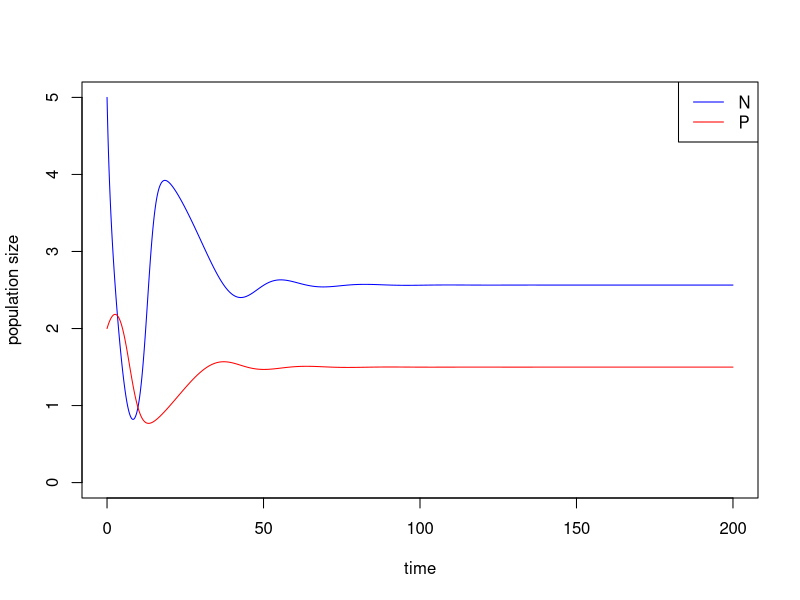
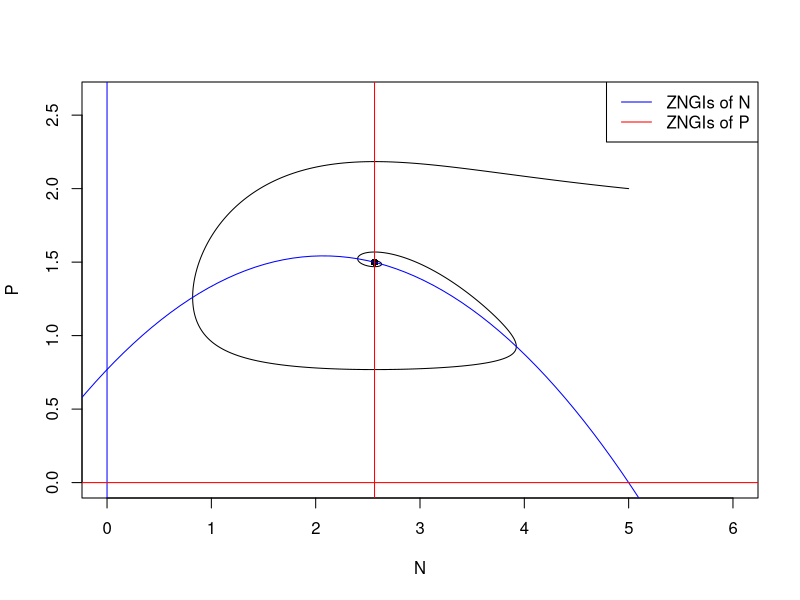
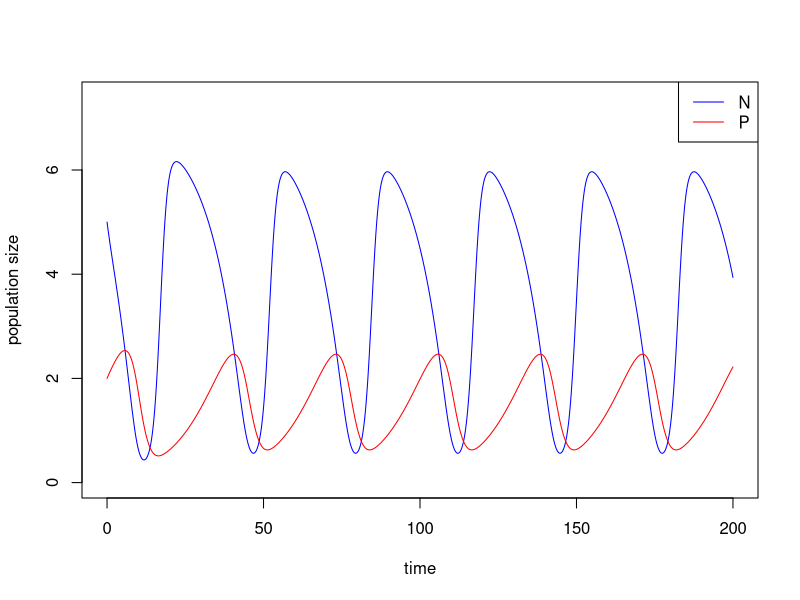
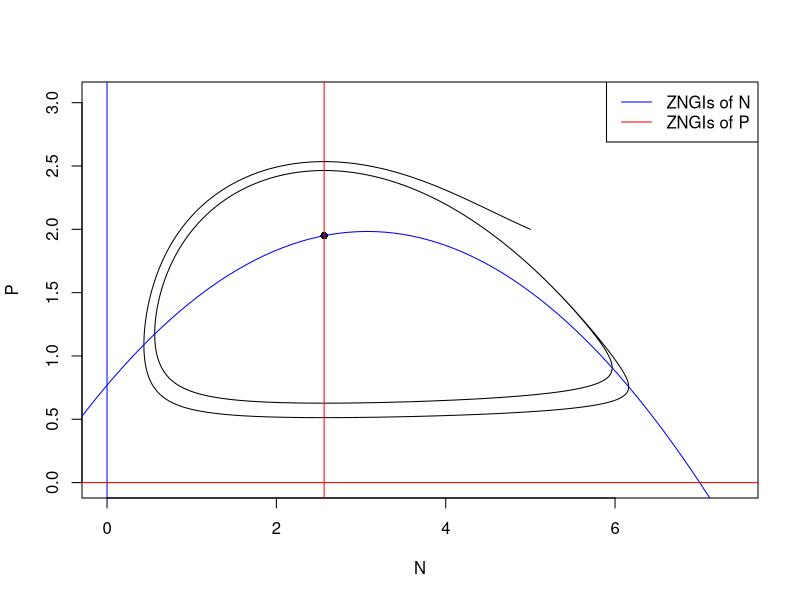
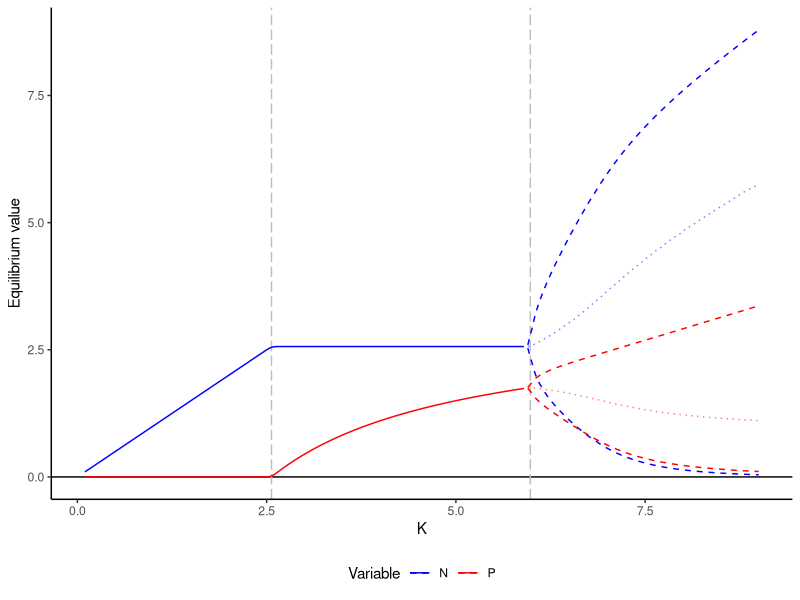
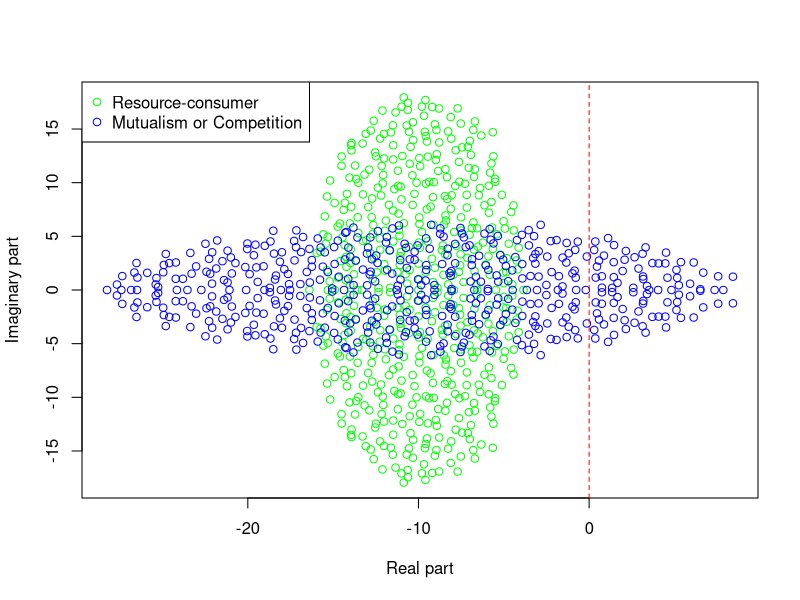
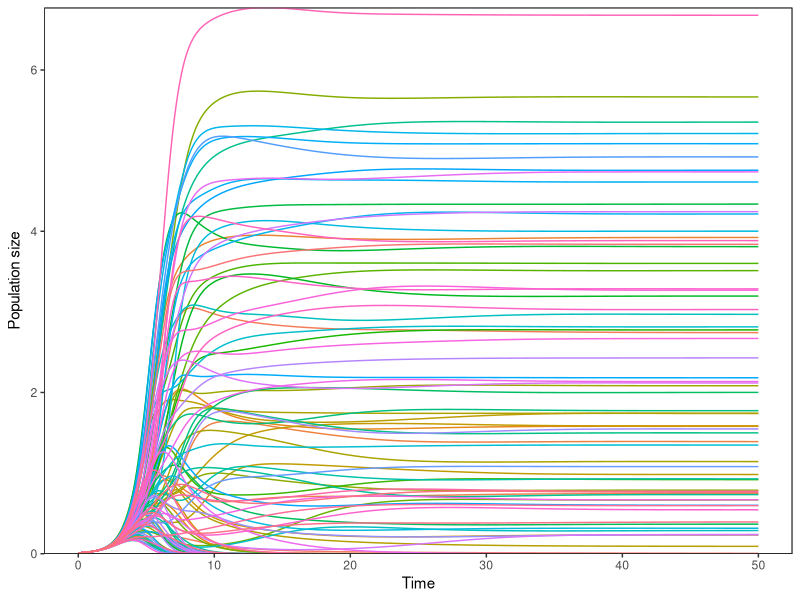

Write R code to recreate these figures, in order.
## ---- chunk 1
library(deSolve)

### Model specification
RM_predation_model <- function(times, state, parms) {
  with(as.list(c(state, parms)), {
    dN_dt = r*N*(1-(N/K))-(a*N/(1+a*h*N))*P
    dP_dt = e*(a*N/(1+a*h*N))*P-d*P
    return(list(c(dN_dt, dP_dt)))  
  })
}

### Model parameters
times <- seq(0, 200, by = 0.01)  
state <- c(N = 5, P = 2)  
parms <- c(r = 1.0, K = 5.0, a = 1.3, h = 0.9, e = 0.6, d = 0.5) 

### Model application
pop_size <- ode(func = RM_predation_model, times = times, y = state, parms = parms)

### equilibrium
E_np <- with(as.list(parms), 
             c(N = d/(a*(e-d*h)),
               P = r/a*(1-d/(a*(e-d*h))/K)*(1+a*h*d/(a*(e-d*h)))))


### Visualize the population dynamics
# population trajectories
plot(c(0, max(times)), c(0, max(pop_size[, c("N", "P")])), type = "n", xlab = "time", ylab = "population size")
lines(N ~ time, data = pop_size, col = "blue") # dynamics of N
lines(P ~ time, data = pop_size, col = "red") # dynamics of P
legend("topright", legend = c("N", "P"), col = c("blue", "red"), lty = 1)

# state-space diagram
max_P <- max(pop_size[ ,"P"])
max_N <- max(pop_size[ ,"N"])
plot(P ~ N, data = pop_size, type = "l", xlim = c(0, max_N*1.2), ylim = c(0, max_P*1.2))
points(E_np["P"] ~ E_np["N"], pch = 16) # equilibrium 
with(as.list(parms), {
  # ZNGIs of N
  abline(v = 0, col = "blue")
  curve(r/a*(1-x/K)*(1+a*h*x), from = -2, to = K+2, col = "blue", add = T)
  # ZNGIs of P
  abline(h = 0, col = "red")
  abline(v = d/(a*(e-d*h)), col = "red")
  }) 
legend("topright", legend = c("ZNGIs of N", "ZNGIs of P"), col = c("blue", "red"), lty = 1)
## ---- chunk 2
### Model parameters
times <- seq(0, 200, by = 0.01)  
state <- c(N = 5, P = 2)  
parms <- c(r = 1.0, K = 7.0, a = 1.3, h = 0.9, e = 0.6, d = 0.5) 

### Model application
pop_size <- ode(func = RM_predation_model, times = times, y = state, parms = parms)

### equilibrium
E_np <- with(as.list(parms), 
             c(N = d/(a*(e-d*h)),
               P = r/a*(1-d/(a*(e-d*h))/K)*(1+a*h*d/(a*(e-d*h)))))

## ---- chunk 3
### Visualize the population dynamics
# population trajectories
plot(c(0, max(times)), c(0, max(pop_size[, c("N", "P")])*1.2), type = "n", xlab = "time", ylab = "population size")
lines(N ~ time, data = pop_size, col = "blue") # dynamics of N
lines(P ~ time, data = pop_size, col = "red") # dynamics of P
legend("topright", legend = c("N", "P"), col = c("blue", "red"), lty = 1)

# state-space diagram
max_P <- max(pop_size[ ,"P"])
max_N <- max(pop_size[ ,"N"])
plot(P ~ N, data = pop_size, type = "l", xlim = c(0, max_N*1.2), ylim = c(0, max_P*1.2))
points(E_np["P"] ~ E_np["N"], pch = 16) # equilibrium 
with(as.list(parms), {
  # ZNGIs of N
  abline(v = 0, col = "blue")
  curve(r/a*(1-x/K)*(1+a*h*x), from = -2, to = K+2, col = "blue", add = T)
  # ZNGIs of P
  abline(h = 0, col = "red")
  abline(v = d/(a*(e-d*h)), col = "red")
  }) 
legend("topright", legend = c("ZNGIs of N", "ZNGIs of P"), col = c("blue", "red"), lty = 1)
## ---- chunk 4
library(pracma)
# find time points when local peaks occur
peaks <- findpeaks(pop_size[, "N"])[ ,2]
peaks 
# get period as time between peaks 
periods <- peaks[length(peaks)] - peaks[length(peaks) - 1]
# long-term average of N
avg_N <- mean(pop_size[(length(times) - periods + 1):length(times), "N"])
avg_N
# long-term average of P
avg_P <- mean(pop_size[(length(times) - periods + 1):length(times), "P"])
avg_P
# equilibrium of N and P
E_np
## ---- chunk 5
knitr::include_app("https://genchanghsu0115.shinyapps.io/RM_predation_mod_shinyapp/", height = "700px")
## ---- chunk 6

library(tidyverse)

#### (1) Specify parameters 
times <- seq(0, 1500, by = 1)  
state <- c(N = 1, P = 1)  
parms <- c(r = 1.0, K = 5.0, a = 1.3, h = 0.9, e = 0.6, d = 0.5) 
r = as.numeric(parms["r"])   
K = as.numeric(parms["K"])
a = as.numeric(parms["a"])
h = as.numeric(parms["h"])
e = as.numeric(parms["e"])
d = as.numeric(parms["d"])


#### (2) Create vector for K and saving space
K.vector <- seq(from = 0.1, to = 9.0, by = 0.05)
N.sim <- length(K.vector)
Data <- as.data.frame(matrix(0, 
                             nrow = N.sim * 2, # one for N, one for P
                             ncol = 7))
names(Data) <- c("Variable", "MeanDensity", "MinDensity", "MaxDensity", 
                 "Variation", "K", "Dynamic")


#### (3) Run the simulation for each K within the vector 
for(i in 1:N.sim){
  
  ## Run the simulation with updated K value
  parms["K"] <- K.vector[i]
  Temp <- ode(func = RM_predation_model, times = times, y = state, parms = parms)
  
  ## Only use the last 300 time steps of the simulation 
  Temp <- as.data.frame(Temp[1200:1500, ])
  
  ## If there is no fluctuation, can freely use all final steps
  if(var(Temp$N) < 1e-5){
    Temp.use <- Temp 
    Temp.use$K <- parms["K"]
    Temp.use$Dynamic <- "Stable"
  }  
  
  ## If there is fluctuation, need to get accurate cycle start-end point
  if(var(Temp$N) > 1e-5){
    peaks <- pracma::findpeaks(Temp[, "N"])[ ,2]
    Temp.use <- Temp[(peaks[1] : peaks[length(peaks)]), ]
    Temp.use$K <- parms["K"]
    Temp.use$Dynamic <- "Cycle"
  }
  
  ## Use tidyverse to wriggle data
  Temp.tidy <- 
    Temp.use %>% 
    gather(key = Variable, value = Density, -c(time, K, Dynamic)) %>% 
    group_by(Variable) %>% 
    summarise(MeanDensity = mean(Density),
              MinDensity = min(Density), 
              MaxDensity = max(Density), 
              Variation = var(Density), 
              K = unique(K), 
              Dynamic = unique(Dynamic)) 
  
  ## Save simulation summary into Data
  Data[(i-1)*2 + c(1:2), ] <- Temp.tidy
  
}


#### (4) Plot
Data %>% 
  ggplot(aes(x = K, color = Variable)) + 
  geom_hline(yintercept = 0) + 
  geom_vline(xintercept = d / (a * (e - h * d)), 
             linetype = "longdash", col="grey") + 
  geom_vline(xintercept = (e + d * h) / (a * h * (e - d * h)), 
             linetype = "longdash", col="grey") + 
  geom_line(data = Data[Data$Dynamic == "Stable", ], 
            aes(y = MeanDensity)) +   
  geom_line(data = Data[Data$Dynamic == "Cycle", ], 
            aes(y = MeanDensity), 
            linetype = "dotted", alpha = 0.5) +   
  geom_line(data = Data[Data$Dynamic == "Cycle", ], 
            aes(y = MinDensity), 
            linetype = "dashed") +    
  geom_line(data = Data[Data$Dynamic == "Cycle", ], 
            aes(y = MaxDensity), 
            linetype = "dashed") + 
  labs(x = "K", y = "Equilibrium value") + 
  scale_color_manual(values = c("N" = "blue", "P" = "red")) + 
  theme_classic() + 
  theme(legend.position = "bottom") 


## ---- chunk 7
# code for building May's random matrix

## ---- chunk 8
library(ggplot2)
#### The function to build Elliptic law
BuildElliptic <- function(S, C, d, sigma, rho){
  
  # sample coefficients in pairs
  pairs <- MASS::mvrnorm(n = S * (S-1) / 2,
                         mu = c(0, 0),
                         Sigma = sigma^2 * matrix(c(1, rho, rho, 1), 2, 2))
  
  # build a completely filled matrix
  M <- matrix(0, S, S)
  M[upper.tri(M)] <- pairs[,1]
  M <- t(M)
  M[upper.tri(M)] <- pairs[,2]
  
  # determine which connections to retain (in pairs)
  Connections <- (matrix(runif(S * S), S, S) <= C) * 1 
  Connections[lower.tri(Connections)] <- 0
  diag(Connections) <- 0
  Connections <- Connections + t(Connections)
  M <- M * Connections
  
  # set diagonals
  diag(M) <- diag(M) - d
  return(M)
}

## ---- chunk 9
# consumer-resources interactions
M_CR <- BuildElliptic(S = 500, C = 0.3, d = 10, sigma = 1, rho = -0.5)
EVals_CR <- eigen(M_CR)$values
Re.EVals_CR <- Re(EVals_CR)
Im.EVals_CR <- Im(EVals_CR)

# mutualism or competition
M_MC <- BuildElliptic(S = 500, C = 0.3, d = 10, sigma = 1, rho = 0.5)
EVals_MC <- eigen(M_MC)$values
Re.EVals_MC <- Re(EVals_MC)
Im.EVals_MC <- Im(EVals_MC)

# combine data
Re.EVals <- c(Re.EVals_CR, Re.EVals_MC)
Im.EVals <- c(Im.EVals_CR, Im.EVals_MC)

# visualization
plot(Re.EVals, Im.EVals, xlab = "Real part", ylab = "Imaginary part", type = "n")
points(Re.EVals_CR, Im.EVals_CR, col = "green")
points(Re.EVals_MC, Im.EVals_MC, col = "blue")
abline(v = 0, col = "red", lty = 2)
legend("topleft", legend = c("Resource-consumer", "Mutualism or Competition"), col = c("green", "blue"), pch = 1)
## ---- chunk 10
#### Lotka-Volterra model
GLV = function(times, state, parms){
  with(as.list(c(state, parms)),{
    dNX = diag(state) %*% (r + A %*% state)
    return(list(c(dNX)))
  })
}

 
#### Parameter setting with a random interaction matrix
n <- 100
r <- rep(1, n)
A <- matrix(rnorm(n * n, mean = 0, sd = 0.1), nrow = n, ncol = n)
diag(A) <- -1
parms = list(r = r, A = A)
times = seq(0, 50, by = 0.1)
ini= rep(0.01, n)

#### Run the simulation
out = as.data.frame(ode(func=GLV, y=ini, parms=parms, times=times))

#### Gather data for ploting
comp.gg = gather(out, key=state.var, value=count, -time)

#### Plot
ggplot(comp.gg,
       aes(x=time, y=count, color=state.var)) +
  geom_line() +
  geom_hline(yintercept=0, linetype=1, color="black") +
  scale_y_continuous(expand=c(0, 0)) +
  ylab(expression(paste("Population size"))) +
  xlab("Time") +
  theme_bw() +
  theme(legend.position="none",
        plot.title=element_text(hjust=0.5),
        panel.grid.major=element_blank(),
        panel.grid.minor=element_blank(),
        panel.background=element_rect(colour="black"))
